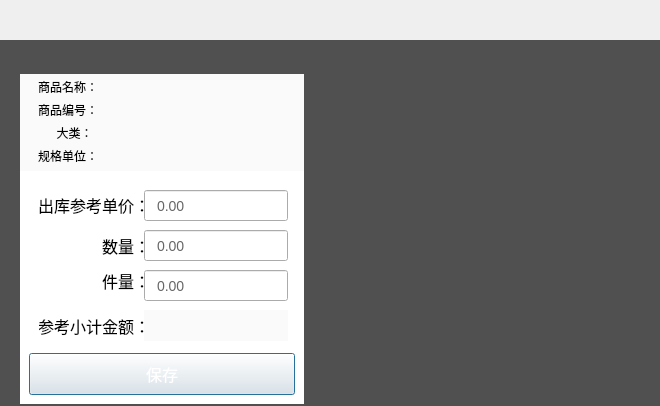
<?xml version="1.0" encoding="UTF-8"?>
<ui version="4.0">
 <class>AddOutStkDlg</class>
 <widget class="QDialog" name="AddOutStkDlg">
  <property name="geometry">
   <rect>
    <x>0</x>
    <y>0</y>
    <width>660</width>
    <height>406</height>
   </rect>
  </property>
  <property name="windowTitle">
   <string>Dialog</string>
  </property>
  <layout class="QVBoxLayout" name="verticalLayout">
   <property name="spacing">
    <number>0</number>
   </property>
   <property name="leftMargin">
    <number>0</number>
   </property>
   <property name="topMargin">
    <number>0</number>
   </property>
   <property name="rightMargin">
    <number>0</number>
   </property>
   <property name="bottomMargin">
    <number>0</number>
   </property>
   <item>
    <widget class="TitleBarWidget" name="titleWidget" native="true">
     <property name="minimumSize">
      <size>
       <width>0</width>
       <height>40</height>
      </size>
     </property>
     <property name="maximumSize">
      <size>
       <width>16777215</width>
       <height>40</height>
      </size>
     </property>
    </widget>
   </item>
   <item>
    <widget class="QWidget" name="mainWidget" native="true">
     <property name="styleSheet">
      <string notr="true">QWidget#mainWidget{
        background-color:#505050;
}</string>
     </property>
     <layout class="QHBoxLayout" name="horizontalLayout">
      <property name="leftMargin">
       <number>20</number>
      </property>
      <property name="topMargin">
       <number>2</number>
      </property>
      <property name="rightMargin">
       <number>20</number>
      </property>
      <property name="bottomMargin">
       <number>2</number>
      </property>
      <item>
       <widget class="QWidget" name="widget_2" native="true">
        <property name="minimumSize">
         <size>
          <width>284</width>
          <height>0</height>
         </size>
        </property>
        <property name="maximumSize">
         <size>
          <width>284</width>
          <height>16777215</height>
         </size>
        </property>
        <layout class="QVBoxLayout" name="verticalLayout_2">
         <property name="spacing">
          <number>0</number>
         </property>
         <property name="leftMargin">
          <number>0</number>
         </property>
         <property name="topMargin">
          <number>0</number>
         </property>
         <property name="rightMargin">
          <number>0</number>
         </property>
         <property name="bottomMargin">
          <number>0</number>
         </property>
         <item>
          <widget class="QWidget" name="saveTopWidget" native="true">
           <property name="minimumSize">
            <size>
             <width>0</width>
             <height>129</height>
            </size>
           </property>
           <property name="maximumSize">
            <size>
             <width>16777215</width>
             <height>64</height>
            </size>
           </property>
           <property name="styleSheet">
            <string notr="true">QWidget#saveTopWidget{
        background-color:#fafafa;
}</string>
           </property>
           <widget class="QLabel" name="goodsNameLabel">
            <property name="geometry">
             <rect>
              <x>18</x>
              <y>5</y>
              <width>231</width>
              <height>16</height>
             </rect>
            </property>
            <property name="font">
             <font>
              <family>微软雅黑</family>
             </font>
            </property>
            <property name="text">
             <string>商品名称：</string>
            </property>
           </widget>
           <widget class="QLabel" name="goodsCodeLabel">
            <property name="geometry">
             <rect>
              <x>18</x>
              <y>28</y>
              <width>231</width>
              <height>16</height>
             </rect>
            </property>
            <property name="font">
             <font>
              <family>微软雅黑</family>
             </font>
            </property>
            <property name="text">
             <string>商品编号：</string>
            </property>
           </widget>
           <widget class="QLabel" name="goodsKindLabel">
            <property name="geometry">
             <rect>
              <x>18</x>
              <y>51</y>
              <width>231</width>
              <height>16</height>
             </rect>
            </property>
            <property name="font">
             <font>
              <family>微软雅黑</family>
             </font>
            </property>
            <property name="text">
             <string>      大类：</string>
            </property>
           </widget>
           <widget class="QLabel" name="goodsUnitLabel">
            <property name="geometry">
             <rect>
              <x>18</x>
              <y>74</y>
              <width>231</width>
              <height>16</height>
             </rect>
            </property>
            <property name="font">
             <font>
              <family>微软雅黑</family>
             </font>
            </property>
            <property name="text">
             <string>规格单位：</string>
            </property>
           </widget>
          </widget>
         </item>
         <item>
          <widget class="QWidget" name="saveMainWidget" native="true">
           <property name="styleSheet">
            <string notr="true">QWidget#saveMainWidget{
        background-color:#ffffff;
}</string>
           </property>
           <layout class="QVBoxLayout" name="verticalLayout_4">
            <item>
             <widget class="QFrame" name="mainFrame">
              <widget class="QLabel" name="label_2">
               <property name="geometry">
                <rect>
                 <x>10</x>
                 <y>15</y>
                 <width>111</width>
                 <height>20</height>
                </rect>
               </property>
               <property name="font">
                <font>
                 <family>微软雅黑</family>
                 <pointsize>12</pointsize>
                </font>
               </property>
               <property name="text">
                <string>出库参考单价：</string>
               </property>
               <property name="alignment">
                <set>Qt::AlignRight|Qt::AlignTrailing|Qt::AlignVCenter</set>
               </property>
              </widget>
              <widget class="QLabel" name="label">
               <property name="geometry">
                <rect>
                 <x>60</x>
                 <y>55</y>
                 <width>61</width>
                 <height>21</height>
                </rect>
               </property>
               <property name="font">
                <font>
                 <family>微软雅黑</family>
                 <pointsize>12</pointsize>
                </font>
               </property>
               <property name="text">
                <string>数量：</string>
               </property>
               <property name="alignment">
                <set>Qt::AlignRight|Qt::AlignTrailing|Qt::AlignVCenter</set>
               </property>
              </widget>
              <widget class="QLabel" name="label_5">
               <property name="geometry">
                <rect>
                 <x>60</x>
                 <y>85</y>
                 <width>61</width>
                 <height>31</height>
                </rect>
               </property>
               <property name="font">
                <font>
                 <family>微软雅黑</family>
                 <pointsize>12</pointsize>
                </font>
               </property>
               <property name="text">
                <string>件量：</string>
               </property>
               <property name="alignment">
                <set>Qt::AlignRight|Qt::AlignTrailing|Qt::AlignVCenter</set>
               </property>
              </widget>
              <widget class="QLabel" name="label_6">
               <property name="geometry">
                <rect>
                 <x>10</x>
                 <y>130</y>
                 <width>111</width>
                 <height>31</height>
                </rect>
               </property>
               <property name="font">
                <font>
                 <family>微软雅黑</family>
                 <pointsize>12</pointsize>
                </font>
               </property>
               <property name="text">
                <string>参考小计金额：</string>
               </property>
               <property name="alignment">
                <set>Qt::AlignRight|Qt::AlignTrailing|Qt::AlignVCenter</set>
               </property>
              </widget>
              <widget class="QLineEdit" name="priceLedit">
               <property name="geometry">
                <rect>
                 <x>115</x>
                 <y>10</y>
                 <width>144</width>
                 <height>31</height>
                </rect>
               </property>
               <property name="styleSheet">
                <string notr="true">font-size:14px;
color: rgb(102, 102, 102);
padding-left:10px;</string>
               </property>
               <property name="text">
                <string>0.00</string>
               </property>
              </widget>
              <widget class="QLineEdit" name="countLedit">
               <property name="geometry">
                <rect>
                 <x>115</x>
                 <y>50</y>
                 <width>144</width>
                 <height>31</height>
                </rect>
               </property>
               <property name="styleSheet">
                <string notr="true">font-size:14px;
color: rgb(102, 102, 102);
padding-left:10px;</string>
               </property>
               <property name="text">
                <string>0.00</string>
               </property>
              </widget>
              <widget class="QLineEdit" name="boxNumLedit">
               <property name="geometry">
                <rect>
                 <x>115</x>
                 <y>90</y>
                 <width>144</width>
                 <height>31</height>
                </rect>
               </property>
               <property name="styleSheet">
                <string notr="true">font-size:14px;
color: rgb(102, 102, 102);
padding-left:10px;</string>
               </property>
               <property name="text">
                <string>0.00</string>
               </property>
              </widget>
              <widget class="QLabel" name="subTotalLb">
               <property name="geometry">
                <rect>
                 <x>115</x>
                 <y>130</y>
                 <width>144</width>
                 <height>31</height>
                </rect>
               </property>
               <property name="palette">
                <palette>
                 <active>
                  <colorrole role="Button">
                   <brush brushstyle="SolidPattern">
                    <color alpha="255">
                     <red>250</red>
                     <green>250</green>
                     <blue>250</blue>
                    </color>
                   </brush>
                  </colorrole>
                  <colorrole role="Base">
                   <brush brushstyle="SolidPattern">
                    <color alpha="255">
                     <red>250</red>
                     <green>250</green>
                     <blue>250</blue>
                    </color>
                   </brush>
                  </colorrole>
                  <colorrole role="Window">
                   <brush brushstyle="SolidPattern">
                    <color alpha="255">
                     <red>250</red>
                     <green>250</green>
                     <blue>250</blue>
                    </color>
                   </brush>
                  </colorrole>
                 </active>
                 <inactive>
                  <colorrole role="Button">
                   <brush brushstyle="SolidPattern">
                    <color alpha="255">
                     <red>250</red>
                     <green>250</green>
                     <blue>250</blue>
                    </color>
                   </brush>
                  </colorrole>
                  <colorrole role="Base">
                   <brush brushstyle="SolidPattern">
                    <color alpha="255">
                     <red>250</red>
                     <green>250</green>
                     <blue>250</blue>
                    </color>
                   </brush>
                  </colorrole>
                  <colorrole role="Window">
                   <brush brushstyle="SolidPattern">
                    <color alpha="255">
                     <red>250</red>
                     <green>250</green>
                     <blue>250</blue>
                    </color>
                   </brush>
                  </colorrole>
                 </inactive>
                 <disabled>
                  <colorrole role="Button">
                   <brush brushstyle="SolidPattern">
                    <color alpha="255">
                     <red>250</red>
                     <green>250</green>
                     <blue>250</blue>
                    </color>
                   </brush>
                  </colorrole>
                  <colorrole role="Base">
                   <brush brushstyle="SolidPattern">
                    <color alpha="255">
                     <red>250</red>
                     <green>250</green>
                     <blue>250</blue>
                    </color>
                   </brush>
                  </colorrole>
                  <colorrole role="Window">
                   <brush brushstyle="SolidPattern">
                    <color alpha="255">
                     <red>250</red>
                     <green>250</green>
                     <blue>250</blue>
                    </color>
                   </brush>
                  </colorrole>
                 </disabled>
                </palette>
               </property>
               <property name="styleSheet">
                <string notr="true">font-size:14px;
background-color: rgb(250, 250, 250);
padding-left:10px;</string>
               </property>
               <property name="text">
                <string/>
               </property>
              </widget>
             </widget>
            </item>
            <item>
             <widget class="QPushButton" name="saveButton">
              <property name="minimumSize">
               <size>
                <width>0</width>
                <height>42</height>
               </size>
              </property>
              <property name="maximumSize">
               <size>
                <width>16777215</width>
                <height>42</height>
               </size>
              </property>
              <property name="font">
               <font>
                <pointsize>-1</pointsize>
               </font>
              </property>
              <property name="styleSheet">
               <string notr="true">QPushButton{
color:#ffffff;
font-size:16px;
border-image: url(:/loginImage/commonButton.png);
}

QPushButton:pressed{
border-image: url(:/loginImage/commonButtonPressed.png);
}</string>
              </property>
              <property name="text">
               <string>保存</string>
              </property>
             </widget>
            </item>
           </layout>
          </widget>
         </item>
        </layout>
       </widget>
      </item>
      <item>
       <spacer name="horizontalSpacer">
        <property name="orientation">
         <enum>Qt::Horizontal</enum>
        </property>
        <property name="sizeHint" stdset="0">
         <size>
          <width>40</width>
          <height>20</height>
         </size>
        </property>
       </spacer>
      </item>
      <item>
       <widget class="WndDigitalKeyboard" name="keyboardWidget" native="true">
        <property name="minimumSize">
         <size>
          <width>294</width>
          <height>294</height>
         </size>
        </property>
        <property name="maximumSize">
         <size>
          <width>294</width>
          <height>294</height>
         </size>
        </property>
       </widget>
      </item>
     </layout>
    </widget>
   </item>
  </layout>
 </widget>
 <customwidgets>
  <customwidget>
   <class>WndDigitalKeyboard</class>
   <extends>QWidget</extends>
   <header>WndDigitalKeyboard.h</header>
   <container>1</container>
  </customwidget>
  <customwidget>
   <class>TitleBarWidget</class>
   <extends>QWidget</extends>
   <header>TitleBarWidget.h</header>
   <container>1</container>
  </customwidget>
 </customwidgets>
 <resources/>
 <connections/>
</ui>
